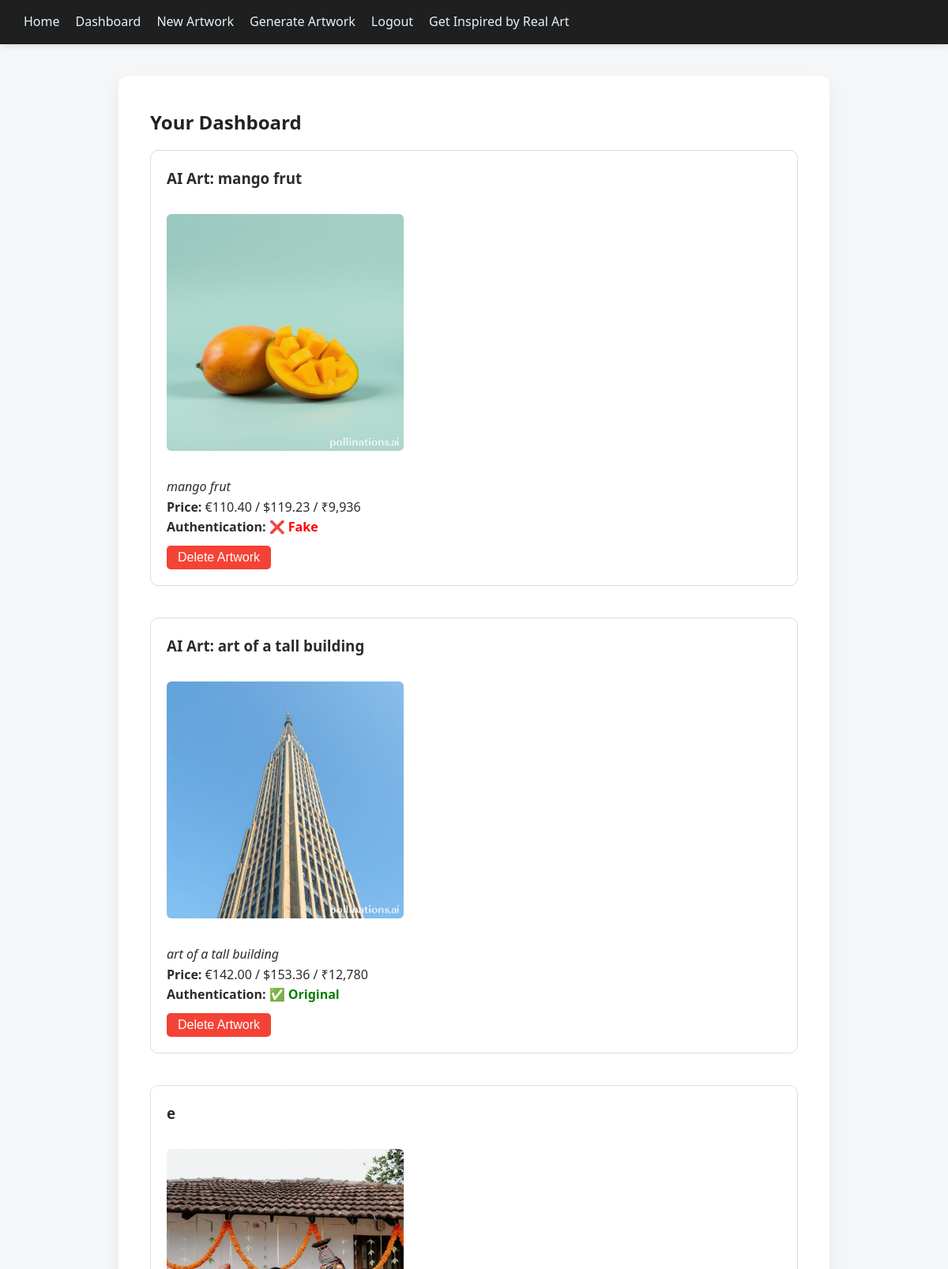
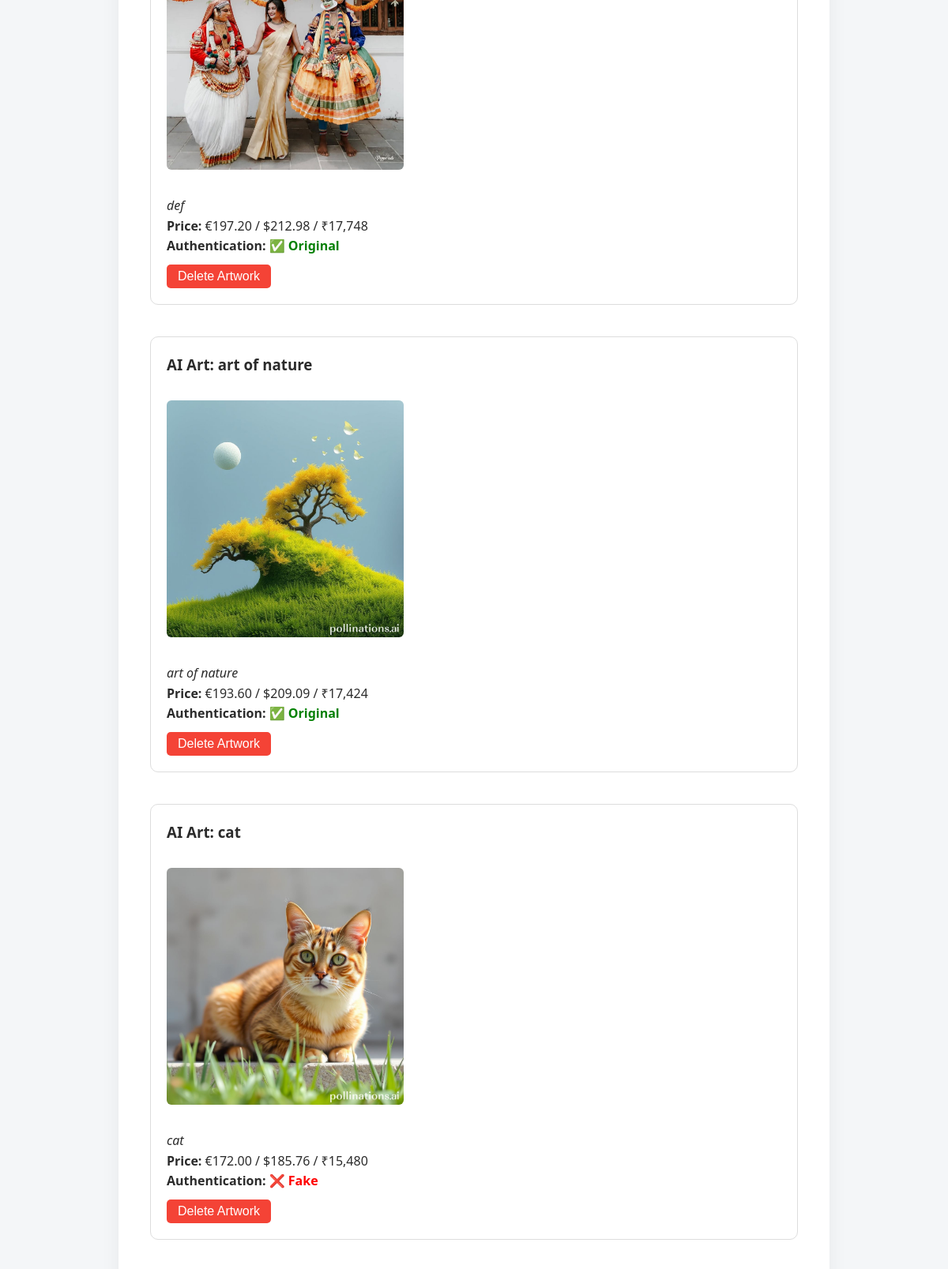
Page /dashboard (signed in, upper part) on the committed database (2 pictures, top to bottom).
### application.py (models this page shows)
class Artwork(db.Model):
    id = db.Column(db.Integer, primary_key=True)
    title = db.Column(db.String(150), nullable=False)
    description = db.Column(db.Text, nullable=False)
    image_url = db.Column(db.String(500), nullable=False)  # Storing local file path
    price = db.Column(db.Float)
    is_authenticated = db.Column(db.Boolean, default=False)
    user_id = db.Column(db.Integer, db.ForeignKey('user.id'), nullable=False)

### application.py (the view)
@application.route('/dashboard')
@login_required
def dashboard():
    artworks = Artwork.query.filter_by(user_id=current_user.id).all()
    return render_template('dashboard.html', artworks=artworks)

### application.py (called while the page is built)
@login_manager.user_loader
def load_user(user_id):
    return User.query.get(int(user_id))

### templates/dashboard.html (shortened to what this page needs)
{% extends "base.html" %}
{% block content %}
<h2>Your Dashboard</h2>
{% if artworks %}
    <ul style="list-style: none; padding: 0;">
    {% for art in artworks %}
        <li style="margin-bottom: 40px; padding: 20px; border: 1px solid #ddd; border-radius: 10px;">
            <h3 style="margin-bottom: 10px;">{{ art.title }}</h3>
            <img src="{{ art.image_url }}" alt="{{ art.title }}" width="300" style="border-radius: 6px;"><br><br>
            <p><em>{{ art.description }}</em></p>
            <p><strong>Price:</strong>
                {% if art.price is not none %}
                    €{{ "{:,.2f}".format(art.price) }} /
                    ${{ "{:,.2f}".format(art.price * 1.08) }} /
                    ₹{{ "{:,.0f}".format(art.price * 90) }}
                {% else %}
                    <span style="color: #999;">Pending</span>
                {% endif %}
            </p>
            <p><strong>Authentication:</strong>
                {% if art.is_authenticated %}
                    <span style="color: green; font-weight: bold;">✅ Original</span>
                {% else %}
                    <span style="color: red; font-weight: bold;">❌ Fake</span>
                {% endif %}
            </p>
            <form action="{{ url_for('delete_artwork', artwork_id=art.id) }}" method="POST"
                  onsubmit="return confirm('Are you sure you want to delete this artwork?');">
                <button type="submit"
                        style="padding: 6px 14px; background-color: #f44336; color: white; border: none; border-radius: 5px;">
                    Delete Artwork
                </button>
            </form>
        </li>
    {% endfor %}
    </ul>
{% else %}
    <p>You haven't added any artwork yet.</p>
{% endif %}
{% endblock %}

### static/css/styles.css (style rules this page uses)
* { margin: 0; padding: 0; box-sizing: border-box; }
body { font-family: 'Segoe UI', Roboto, Helvetica, Arial, sans-serif; background-color: #f4f6f8; color: #2b2b2b; line-height: 1.6; }
h1, h2 { color: #222; margin-bottom: 1rem; font-weight: 600; }
button, input[type="submit"] { background-color: #1e88e5; color: white; border: none; padding: 10px 20px; margin-top: 10px; font-size: 1rem; border-radius: 6px; cursor: pointer; transition: background-color 0.3s ease; }
img { max-width: 100%; height: auto; border-radius: 10px; margin-top: 20px; }

### rows in the picture
Artwork: title "AI Art: mango frut", image_url (picture), description "mango frut", price "110.40", art.price*1.08 "119.23", art.price*90 "9,936", is_authenticated "❌ Fake"
Artwork: title "AI Art: art of a tall building", image_url (picture), description "art of a tall building", price "142.00", art.price*1.08 "153.36", art.price*90 "12,780", is_authenticated "✅ Original"
Artwork: title "e", image_url (picture), description "def", price "197.20", art.price*1.08 "212.98", art.price*90 "17,748", is_authenticated "✅ Original"
Artwork: title "AI Art: art of nature", image_url (picture), description "art of nature", price "193.60", art.price*1.08 "209.09", art.price*90 "17,424", is_authenticated "✅ Original"
Artwork: title "AI Art: cat", image_url (picture), description "cat", price "172.00", art.price*1.08 "185.76", art.price*90 "15,480", is_authenticated "❌ Fake"
